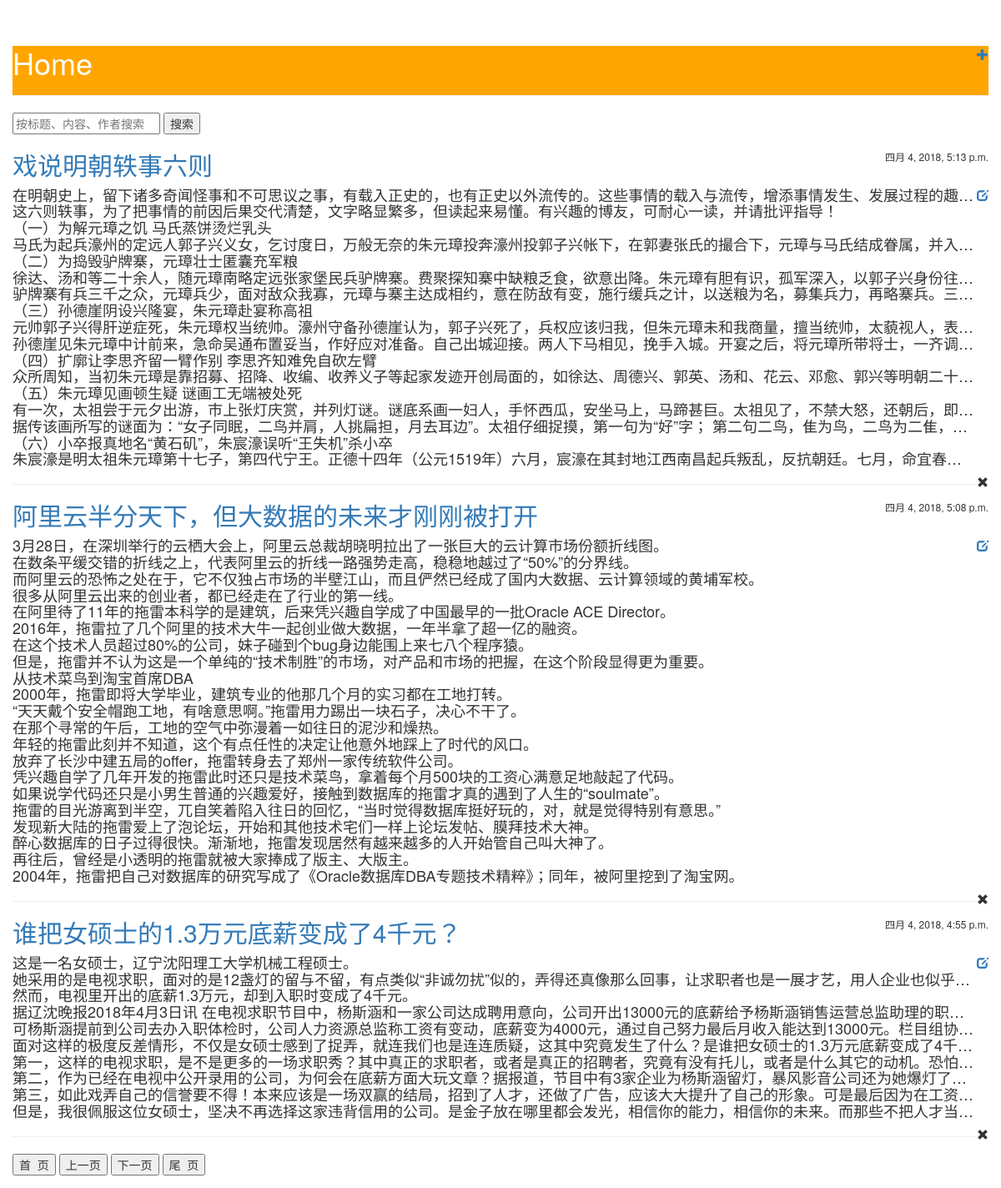
The app's page /blog/2/ with its own data.
### blog/models.py (models this page shows, shortened)
class Post(models.Model):
	author = models.ForeignKey('auth.User', on_delete = models.CASCADE)
	title = models.CharField(max_length = 200)
	text = models.TextField()
	create_date = models.DateTimeField(default = timezone.now)
	publish_date = models.DateTimeField(blank = True, null = True)

### blog/views.py (the view)
# urls.py: path('', views.PageView, name = 'index'),
def PageView(request, page = 1):
	showNum = 3 # each page shows 3
	pageNum = page
	blogCount = Post.objects.all().count() # the total number of blogs
	allPage_ = blogCount/showNum
	allPage = int(allPage_)+1 if allPage_>int(allPage_) else int(allPage_) # the max number of pages
	pageNum = allPage if pageNum>allPage else pageNum # could not exceed total number of pages
	start = pageNum * showNum - showNum
	blog_list = Post.objects.order_by('-publish_date')[start:start+showNum]
	dir_list = [x for x in request.path.split('/') if x!='']
	home = '../' if len(dir_list)>1 else ''
	info_list = {
		'blog_list': blog_list,
		'page': pageNum,
		'home': home,
		'homePage': home if pageNum!=1 else None,
		'previousPage': home+str(pageNum-1) if pageNum>1 else None,
		'nextPage': home+str(pageNum+1) if pageNum!=allPage else None,
		'lastPage': home+str(allPage) if pageNum!=allPage else None,
	}
	return render(request, 'blog/page.html', info_list)

### blog/templates/blog/page.html (shortened to what this page needs)
<!DOCTYPE html>
<html>
<head>
	<link href="https://cdn.bootcss.com/bootstrap/3.3.7/css/bootstrap.min.css" rel="stylesheet">
	{% load static %}
	<link rel="stylesheet" type="text/css" href="{% static 'blog/page.css' %}">
</head>
<body>
<div class="page-header">
	<a style="float: right;" href="{% url 'blog:post_new' %}" class="top-menu"><span class="glyphicon glyphicon-plus"></span></a>
	<h1><a href="{{ home }}">Home</a></h1>
</div>
<div>
	<form method="post" action="{% url 'blog:search' %}">
		<input type="text" name="keyWord" id="keyWord" placeholder="按标题、内容、作者搜索">
		<button type="submit" >搜索</button>
	</form>
</div>
{% for blog in blog_list %}
<div class="post">
	<h6><p style="float: right;">{{ blog.publish_date }}</p></h6>
	<h2><a href="{% url 'blog:detail' pk=blog.id %}">{{ blog.title }}</a></h2>
	<a style="float: right;" href="{% url 'blog:modify' blog_id=blog.id %}"><span class="glyphicon glyphicon-edit"></span></a>
	<h4><p class="line-limit-length">{{ blog.text|linebreaksbr }}</p></h4>
	<span onclick="if (confirm('你正在删除这篇文章')){window.location='{% url "blog:remove" blog_id=blog.id %}' }" style="float: right;" class="glyphicon glyphicon-remove"></span>
	<hr>
</div>
{% endfor %}
<div>
	<button onclick="window.location.href='{{ homePage }}'" {% if not homePage %} disabled  {% endif %} >首&nbsp;&nbsp;页</button>
	<button onclick="window.location.href='{{ previousPage }}'" {% if not previousPage %} disabled  {% endif %} >上一页</button>
	<button onclick="window.location.href='{{ nextPage }}'" {% if not nextPage %} disabled  {% endif %} >下一页</button>
	<button onclick="window.location.href='{{ lastPage }}'" {% if not lastPage %} disabled  {% endif %} >尾&nbsp;&nbsp;页</button>
</div>
</body>
</html>

### blog/static/blog/page.css (style rules this page uses)
body { padding:15px; }
.line-limit-length { overflow: hidden; text-overflow: ellipsis; white-space: nowrap; }
h1 a { color: white; }
.page-header { background: orange; }

### records on screen
Post: publish_date "四月 4, 2018, 5:13 p.m.", title "戏说明朝轶事六则", text "在明朝史上，留下诸多奇闻怪事和不可思议之事，有载入正史的，也有正史以外流传的。这些事情的载入与流传，增添事情发生、发展过程的趣 这六则轶事，为了把事情的前因后果交代清楚，文字略显繁多，但读起来易懂。有兴趣的博友，可耐心一读，并请批评指导！ （一）为解元璋之饥 马氏蒸饼烫烂乳头 马氏为起兵濠州的定远人郭子兴义女，乞讨度日，万般无奈的朱元璋投奔濠州投郭子兴帐下，在郭妻张氏的撮合下，元璋与马氏结成眷属，并入 （二）为捣毁驴牌寨，元璋壮士匿囊充军粮 徐达、汤和等二十余人，随元璋南略定远张家堡民兵驴牌寨。费聚探知寨中缺粮乏食，欲意出降。朱元璋有胆有识，孤军深入，以郭子兴身份往 驴牌寨有兵三千之众，元璋兵少，面对敌众我寡，元璋与寨主达成相约，意在防敌有变，施行缓兵之计，以送粮为名，募集兵力，再略寨兵。三 （三）孙德崖阴设兴隆宴，朱元璋赴宴称高祖 元帅郭子兴得肝逆症死，朱元璋权当统帅。濠州守备孙德崖认为，郭子兴死了，兵权应该归我，但朱元璋未和我商量，擅当统帅，太藐视人，表 孙德崖见朱元璋中计前来，急命吴通布置妥当，作好应对准备。自己出城迎接。两人下马相见，挽手入城。开宴之后，将元璋所带将士，一齐调 （四）扩廓让李思齐留一臂作别 李思齐知难免自砍左臂 众所周知，当初朱元璋是靠招募、招降、收编、收养义子等起家发迹开创局面的，如徐达、周德兴、郭英、汤和、花云、邓愈、郭兴等明朝二十 （五）朱元璋见画顿生疑 谜画工无端被处死 有一次，太祖尝于元夕出游，市上张灯庆赏，并列灯谜。谜底系画一妇人，手怀西瓜，安坐马上，马蹄甚巨。太祖见了，不禁大怒，还朝后，即…"
Post: publish_date "四月 4, 2018, 5:08 p.m.", title "阿里云半分天下，但大数据的未来才刚刚被打开", text "3月28日，在深圳举行的云栖大会上，阿里云总裁胡晓明拉出了一张巨大的云计算市场份额折线图。 在数条平缓交错的折线之上，代表阿里云的折线一路强势走高，稳稳地越过了“50%”的分界线。 而阿里云的恐怖之处在于，它不仅独占市场的半壁江山，而且俨然已经成了国内大数据、云计算领域的黄埔军校。 很多从阿里云出来的创业者，都已经走在了行业的第一线。 在阿里待了11年的拖雷本科学的是建筑，后来凭兴趣自学成了中国最早的一批Oracle ACE Director。 2016年，拖雷拉了几个阿里的技术大牛一起创业做大数据，一年半拿了超一亿的融资。 在这个技术人员超过80%的公司，妹子碰到个bug身边能围上来七八个程序猿。 但是，拖雷并不认为这是一个单纯的“技术制胜”的市场，对产品和市场的把握，在这个阶段显得更为重要。 从技术菜鸟到淘宝首席DBA 2000年，拖雷即将大学毕业，建筑专业的他那几个月的实习都在工地打转。 “天天戴个安全帽跑工地，有啥意思啊。”拖雷用力踢出一块石子，决心不干了。 在那个寻常的午后，工地的空气中弥漫着一如往日的泥沙和燥热。 年轻的拖雷此刻并不知道，这个有点任性的决定让他意外地踩上了时代的风口。 放弃了长沙中建五局的offer，拖雷转身去了郑州一家传统软件公司。 凭兴趣自学了几年开发的拖雷此时还只是技术菜鸟，拿着每个月500块的工资心满意足地敲起了代码。 如果说学代码还只是小男生普通的兴趣爱好，接触到数据库的拖雷才真的遇到了人生的“soulmate”。 拖雷的目光游离到半空，兀自笑着陷入往日的回忆，“当时觉得数据库挺好玩的，对，就是觉得特别有意思。”…"
Post: publish_date "四月 4, 2018, 4:55 p.m.", title "谁把女硕士的1.3万元底薪变成了4千元？", text "这是一名女硕士，辽宁沈阳理工大学机械工程硕士。 她采用的是电视求职，面对的是12盏灯的留与不留，有点类似“非诚勿扰”似的，弄得还真像那么回事，让求职者也是一展才艺，用人企业也似乎 然而，电视里开出的底薪1.3万元，却到入职时变成了4千元。 据辽沈晚报2018年4月3日讯 在电视求职节目中，杨斯涵和一家公司达成聘用意向，公司开出13000元的底薪给予杨斯涵销售运营总监助理的职 可杨斯涵提前到公司去办入职体检时，公司人力资源总监称工资有变动，底薪变为4000元，通过自己努力最后月收入能达到13000元。栏目组协 面对这样的极度反差情形，不仅是女硕士感到了捉弄，就连我们也是连连质疑，这其中究竟发生了什么？是谁把女硕士的1.3万元底薪变成了4千 第一，这样的电视求职，是不是更多的一场求职秀？其中真正的求职者，或者是真正的招聘者，究竟有没有托儿，或者是什么其它的动机。恐怕 第二，作为已经在电视中公开录用的公司，为何会在底薪方面大玩文章？据报道，节目中有3家企业为杨斯涵留灯，暴风影音公司还为她爆灯了 第三，如此戏弄自己的信誉要不得！本来应该是一场双赢的结局，招到了人才，还做了广告，应该大大提升了自己的形象。可是最后因为在工资 但是，我很佩服这位女硕士，坚决不再选择这家违背信用的公司。是金子放在哪里都会发光，相信你的能力，相信你的未来。而那些不把人才当…"
